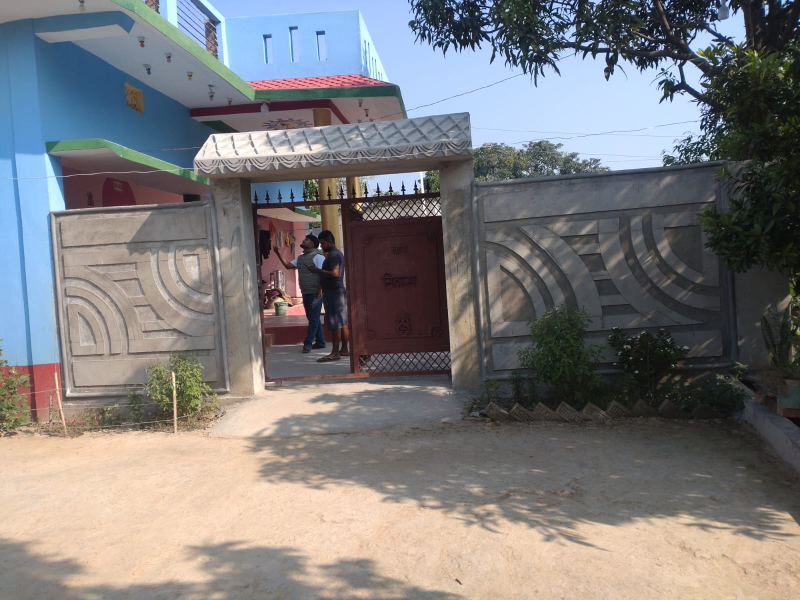
#> input picture media/wall-colours/wall-before.jpg, 1600 x 1200 px (shown at 1/2 size)
$ python wall_colours.py
#> lines starting #> are read from the running program, lines starting #| are printed output that depends on the picture; after the words box and inside, x2 and y2 are one past the last pixel; in counts of white or black regions, pixels touching at a corner belong together
#> in main, img is the input picture: shape (1200, 1600, 3); mean B, G, R 124.2, 123.3, 124.8
"""Colour schemes for the relief boundary wall and gate, painted into the photo.

The wall is bare cement with a relief of arcs and steps. Each scheme paints
it the way a painter would, by zone:

  field    the main relief panel, where the arcs are
  frame    the raised border round each panel, its top band and the plinth
  grooves  the cut lines of the relief, picked out in a contrasting colour
           so the whole motif reads from the road
  pillars  the two gate pillars and the end pillar
  canopy   the gate canopy: its diamond-tiled top and its scalloped valance

Each panel is flat, so it is rectified to a straight-on rectangle, where its
zones are rectangles and its grooves are found as thin dark lines (a
black-hat of the flattened brightness); both are warped back to the photo.

Paint is applied in linear light as paint colour x the cement's own shading
(its brightness over that of sunlit cement), so the relief, the sun and the
tree's dappled shadows stay exactly as they are. Plants, flowers, the fence
sticks and the gate are left untouched: only near-neutral cement is painted.

    pip install numpy opencv-python-headless pillow
    python3 media/wall-colours/wall_colours.py [fonts_dir]
"""

import sys
from pathlib import Path

import cv2
import numpy as np
from PIL import Image, ImageDraw, ImageFont

HERE = Path(__file__).resolve().parent
SOURCE = HERE / "wall-before.jpg"
FONTS = Path(sys.argv[1]) if len(sys.argv) > 1 else HERE / "fonts"

# Panels: corners in the photo, the size of their straight-on view, and their
# zones in that view (x0, y0, x1, y1).
PANELS = {
    "right": dict(quad=[(948, 364), (1452, 322), (1468, 742), (962, 768)], size=(1000, 800),
                  field=(36, 160, 964, 614), frame_in=34),
    "left": dict(quad=[(102, 424), (424, 404), (446, 786), (128, 796)], size=(640, 760),
                 field=(34, 150, 606, 592), frame_in=32),
}
PILLARS = [
    [(425, 350), (505, 350), (532, 792), (448, 794)],
    [(878, 322), (946, 320), (962, 772), (902, 776)],
    [(1446, 318), (1535, 318), (1540, 748), (1456, 748)],
]
CANOPY_TOP = [(390, 320), (418, 268), (935, 226), (947, 240), (946, 286), (400, 314)]
CANOPY_VALANCE = [(386, 314), (946, 284), (948, 330), (396, 354)]

SCHEMES = [
    dict(key="sky-white", name="Sky Blue & White", note="matches the house: calm and unified",
         field="#F2EFE6", frame="#5B9BD5", grooves="#3F7DBB", pillars="#F2EFE6", top="#C9473E",
         valance="#F2EFE6"),
    dict(key="cream-maroon", name="Cream & Maroon", note="warm and elegant, matches the gate",
         field="#EFDFBE", frame="#7B2E2A", grooves="#7B2E2A", pillars="#EFDFBE", top="#7B2E2A",
         valance="#EFDFBE"),
    dict(key="sand-terracotta", name="Sand & Terracotta", note="earthy, warm against the blue house",
         field="#E3CCA2", frame="#B5573C", grooves="#B5573C", pillars="#B5573C", top="#B5573C",
         valance="#E3CCA2"),
    dict(key="grey-green", name="Stone Grey & Leaf Green", note="modern, picks up the green trims",
         field="#D8D8D2", frame="#3F7D4E", grooves="#3F7D4E", pillars="#D8D8D2", top="#3F7D4E",
         valance="#D8D8D2"),
    dict(key="blue-gold", name="Royal Blue & Gold", note="rich and festive",
         field="#2F5E9C", frame="#F1E6CC", grooves="#C9A040", pillars="#F1E6CC", top="#B98A2E",
         valance="#F1E6CC"),
]


def lin(hexstr):
    """sRGB hex to linear BGR."""
    h = hexstr.lstrip("#")
    c = np.array([int(h[4:6], 16), int(h[2:4], 16), int(h[0:2], 16)], np.float32) / 255
    return np.where(c <= 0.04045, c / 12.92, ((c + 0.055) / 1.055) ** 2.4)


def to_lin(img):
    c = img.astype(np.float32) / 255
    return np.where(c <= 0.04045, c / 12.92, ((c + 0.055) / 1.055) ** 2.4)


def to_srgb(c):
    c = np.clip(c, 0, 1)
    return (np.where(c <= 0.0031308, c * 12.92, 1.055 * c ** (1 / 2.4) - 0.055) * 255 + 0.5).astype(np.uint8)


def poly(shape, pts):
    m = np.zeros(shape[:2], np.uint8)
    cv2.fillPoly(m, [np.array(pts, np.int32)], 1, cv2.LINE_AA)
    return m.astype(np.float32)


def soft_clip(x, knee=0.85):
    """Compress highlights instead of clipping them."""
    over = np.maximum(x - knee, 0)
    return np.minimum(x, knee) + (1 - knee) * (1 - np.exp(-over / (1 - knee)))


class Wall:
    def __init__(self, img):
        self.img = img
        h, w = img.shape[:2]
        lab = cv2.cvtColor(img, cv2.COLOR_BGR2LAB).astype(np.float32)
        L, A, B = lab[..., 0], lab[..., 1] - 128, lab[..., 2] - 128
        chroma = np.hypot(A, B)
        # Only cement takes paint: grey or the warmer fresh cement of the
        # pillars, but not leaves (green), the white flowers or anything
        # strongly coloured.
        cement = np.clip((30 - chroma) / 6, 0, 1) * np.clip((A + 4) / 3, 0, 1) * np.clip((A - B + 30) / 6, 0, 1) * np.clip((L - 20) / 10, 0, 1) \
            * np.clip((238 - L) / 8, 0, 1)
        self.cement = cv2.GaussianBlur(cement.astype(np.float32), (0, 0), 0.8)
        self.Y = cv2.cvtColor(to_lin(img), cv2.COLOR_BGR2GRAY)
        self.zones = {k: np.zeros((h, w), np.float32) for k in ("field", "frame", "grooves", "pillars", "top", "valance")}
        for p in PANELS.values():
            self.add_panel(p)
#> this loop made 2 passes
#> n in add_panel on passes 1 to 2: 1740, 708
#> pass 1, in add_panel, `bh = cv2.morphologyEx(flat, cv2.MORPH_BLACKHAT, cv2.getStructuringElem..`:
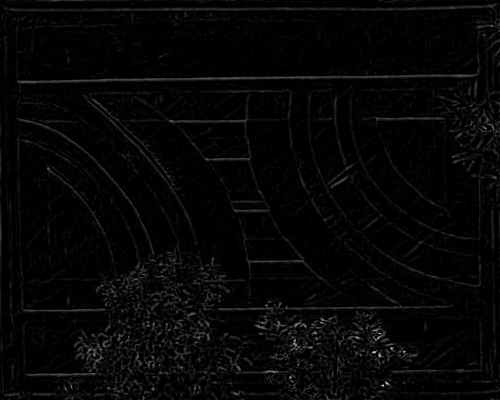
#> bh: shape (800, 1000) float32 (shown at 1/2 size); min 0, max 1.47, mean 0.0367; drawn with min black and max white
        for q in PILLARS:
            self.zones["pillars"] = np.maximum(self.zones["pillars"], poly(img.shape, q))
        self.zones["top"] = poly(img.shape, CANOPY_TOP)
#> call 4 of poly, with shape = (1200, 1600, 3)
#> in poly (call 4), `cv2.fillPoly(m, [np.array(pts, np.int32)], 1, cv2.LINE_AA)`:
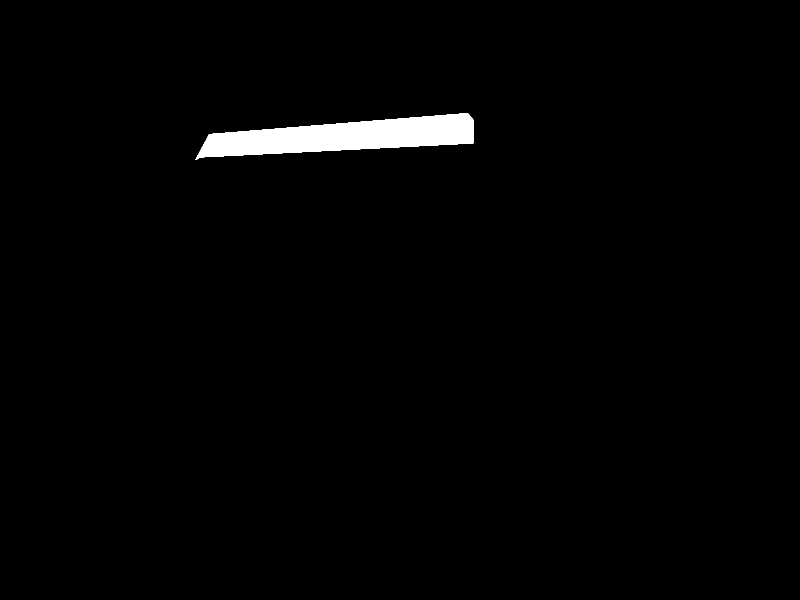
#> m: shape (1200, 1600) (shown at 1/2 size); values 0 (black) and 1 (white), 1.5% white; 1 white region, box (x1, y1, x2, y2) and area: (391, 226, 948, 320) 29038
        self.zones["valance"] = poly(img.shape, CANOPY_VALANCE)
        # Grooves on the canopy too: the diamond lines and the scallops.
        canopy = np.maximum(self.zones["top"], self.zones["valance"])
        g = cv2.cvtColor(img, cv2.COLOR_BGR2GRAY).astype(np.float32)
        bh = cv2.morphologyEx(g, cv2.MORPH_BLACKHAT, cv2.getStructuringElement(cv2.MORPH_ELLIPSE, (7, 7)))
#> bh: shape (1200, 1600) float32
        cg = np.clip((bh / (cv2.GaussianBlur(g, (0, 0), 10) + 1) - 0.07) / 0.06, 0, 1) * canopy
        self.zones["grooves"] = np.maximum(self.zones["grooves"], cv2.GaussianBlur(cg, (0, 0), 0.7))
        # Pillars sit in front of the panels' ends; the canopy over the pillars.
        for k in ("field", "frame", "grooves"):
            self.zones[k] *= 1 - self.zones["pillars"]
#> after the loop, self.zones = 6 items
        self.zones["pillars"] *= 1 - canopy
        self.paintable = np.clip(sum(self.zones[k] for k in ("field", "frame", "pillars", "top", "valance")), 0, 1)
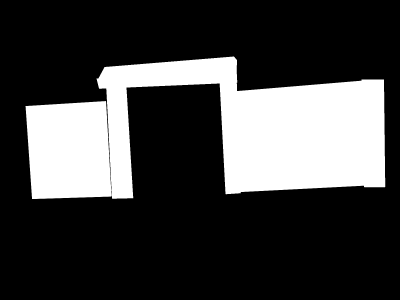
#> self.paintable: shape (1200, 1600) float32 (shown at 1/4 size); min 0, max 1, mean 0.25
        # Shading: brightness over that of sunlit cement, per element, with
        # the cement's own blotches calmed a little (paint is more even).
        ref = np.percentile(self.Y[(self.paintable > 0.5) & (self.cement > 0.5)], 88)
#> ref = 0.384
        broad = cv2.GaussianBlur(self.Y, (0, 0), 6)
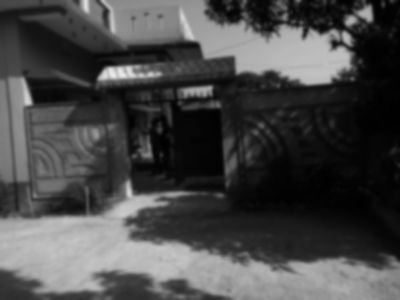
#> broad: shape (1200, 1600) float32 (shown at 1/4 size); min 0.00394, max 0.915, mean 0.283
        fine = self.Y / (broad + 1e-4)
        self.shade = (broad / ref) * fine ** 0.85

    def add_panel(self, p):
        h, w = self.img.shape[:2]
        pw, ph = p["size"]
        dst = np.float32([(0, 0), (pw, 0), (pw, ph), (0, ph)])
        Hm = cv2.getPerspectiveTransform(np.float32(p["quad"]), dst)
        Hinv = np.linalg.inv(Hm)
        field = np.zeros((ph, pw), np.float32)
        x0, y0, x1, y1 = p["field"]
        field[y0:y1, x0:x1] = 1
        whole = np.ones((ph, pw), np.float32)
        frame = whole - field
        # Grooves: thin dark lines in the flattened panel.
        rect = cv2.warpPerspective(self.img, Hm, (pw, ph), flags=cv2.INTER_LINEAR)
        g = cv2.cvtColor(rect, cv2.COLOR_BGR2GRAY).astype(np.float32)
        flat = g / (cv2.GaussianBlur(g, (0, 0), 12) + 1)
        bh = cv2.morphologyEx(flat, cv2.MORPH_BLACKHAT, cv2.getStructuringElement(cv2.MORPH_ELLIPSE, (9, 9)))
        grooves = np.clip((bh - 0.07) / 0.06, 0, 1)
        n, lab, st, _ = cv2.connectedComponentsWithStats((grooves > 0.3).astype(np.uint8), 8)
        keep = np.isin(lab, [i for i in range(1, n) if max(st[i, 2], st[i, 3]) > 40])   # lines, not specks
        grooves = cv2.GaussianBlur(grooves * keep, (0, 0), 0.8)
        for name, m in (("field", field), ("frame", frame), ("grooves", grooves)):
            back = cv2.warpPerspective(m, Hinv, (w, h), flags=cv2.INTER_LINEAR)
            self.zones[name] = np.maximum(self.zones[name], back)

    def paint(self, scheme):
        base = to_lin(self.img)
        out = base.copy()
        for zone in ("field", "frame", "pillars", "top", "valance", "grooves"):
            a = (self.zones[zone] * self.cement)[..., None]
            if zone == "grooves":
                a = a * 0.85
            col = lin(scheme[zone]) * self.shade[..., None] * 0.94
            out = out * (1 - a) + soft_clip(col) * a
        return to_srgb(out)


def font(name, size, fallback="DejaVuSans.ttf"):
    try:
        f = ImageFont.truetype(str(FONTS / name), size, layout_engine=ImageFont.Layout.RAQM)
        try:
            f.set_variation_by_axes([600])
        except OSError:
            pass
        return f
    except OSError:
        return ImageFont.truetype(f"/usr/share/fonts/truetype/dejavu/{fallback}", size)


def label(img, title, sub, swatches):
    """The image with its scheme's name and paint swatches along the bottom."""
#> called with title = 'As it is', sub = 'bare cement'
    h, w = img.shape[:2]
    bar = 150
    canvas = Image.new("RGB", (w, h + bar), (246, 241, 232))
    canvas.paste(Image.fromarray(cv2.cvtColor(img, cv2.COLOR_BGR2RGB)), (0, 0))
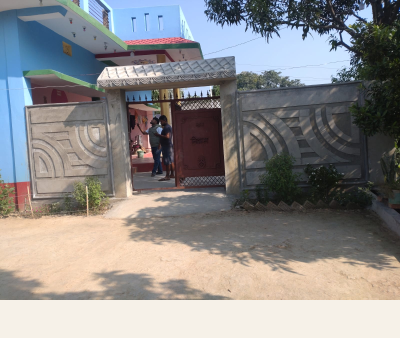
#> canvas: PIL image 1600x1350 RGB (shown at 1/4 size); mean R, G, B 138.3, 136.4, 136.1
    d = ImageDraw.Draw(canvas)
    d.text((40, h + 22), title, font=font("CormorantGaramond[wght].ttf", 58, "DejaVuSerif.ttf"), fill=(50, 40, 40))
    d.text((42, h + 96), sub, font=font("Montserrat[wght].ttf", 28), fill=(110, 100, 100))
    x = w - 40
    for name, hexstr in reversed(swatches):
        sw = 92
        x -= sw
        rgb = tuple(int(hexstr.lstrip("#")[i:i + 2], 16) for i in (0, 2, 4))
        d.rounded_rectangle((x, h + 22, x + sw, h + 22 + 70), 10, fill=rgb, outline=(200, 190, 180))
        f = font("Montserrat[wght].ttf", 20)
        d.text((x + sw / 2 - d.textlength(name, font=f) / 2, h + 100), name, font=f, fill=(110, 100, 100))
        x -= 18
#> after the loop, x = 1560
    return cv2.cvtColor(np.array(canvas), cv2.COLOR_RGB2BGR)
#> returned value: shape (1350, 1600, 3)


def main():
    img = cv2.imread(str(SOURCE))
    wall = Wall(img)
    tiles = [label(img, "As it is", "bare cement", [])]
    for s in SCHEMES:
        out = wall.paint(s)
        sw = [("Panel", s["field"]), ("Frame", s["frame"]), ("Lines", s["grooves"]), ("Pillars", s["pillars"]),
              ("Canopy", s["top"])]
        lab = label(out, s["name"], s["note"], sw)
        cv2.imwrite(str(HERE / f"wall-{s['key']}.jpg"), lab, [cv2.IMWRITE_JPEG_QUALITY, 92])
        tiles.append(lab)
        print(f"wrote wall-{s['key']}.jpg")
#> this loop made 5 passes
#| wrote wall-sky-white.jpg
#| wrote wall-cream-maroon.jpg
#| wrote wall-sand-terracotta.jpg
#| wrote wall-grey-green.jpg
#| wrote wall-blue-gold.jpg
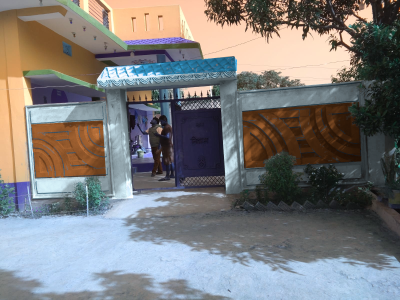
#> out: shape (1200, 1600, 3) (shown at 1/4 size); mean R, G, B 124.5, 123.1, 122.9
#> after the loop, tiles = 6 items
    # All six on one board, two across.
    small = [cv2.resize(t, (t.shape[1] // 2, t.shape[0] // 2), interpolation=cv2.INTER_AREA) for t in tiles]
#> small = 6 items
    gap = 16
    rows = []
    for i in range(0, len(small), 2):
        row = [small[i], np.full((small[i].shape[0], gap, 3), 255, np.uint8), small[i + 1]]
        rows.append(np.hstack(row))
        rows.append(np.full((gap, rows[-1].shape[1], 3), 255, np.uint8))
#> this loop made 3 passes
#> i on pass 3: 4
#> after the loop, rows = 6 items
    cv2.imwrite(str(HERE / "wall-colour-options.jpg"), np.vstack(rows[:-1]), [cv2.IMWRITE_JPEG_QUALITY, 90])
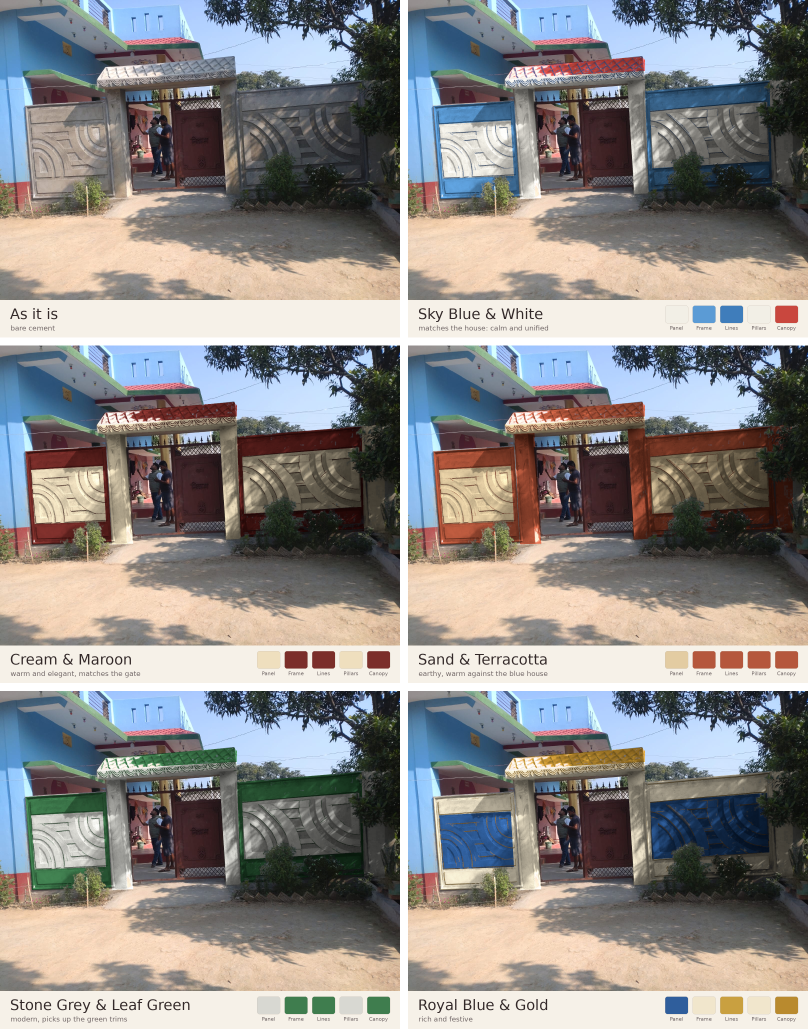
#> saved as wall-colour-options.jpg: shape (2057, 1616, 3) (shown at 1/2 size); mean B, G, R 136.3, 137.7, 140.4
    print("wrote wall-colour-options.jpg")


if __name__ == "__main__":
    main()

$ run again, with media/wall-colours/fancy-sky-gold-deluxe-options.jpg copied over media/wall-colours/wall-before.jpg
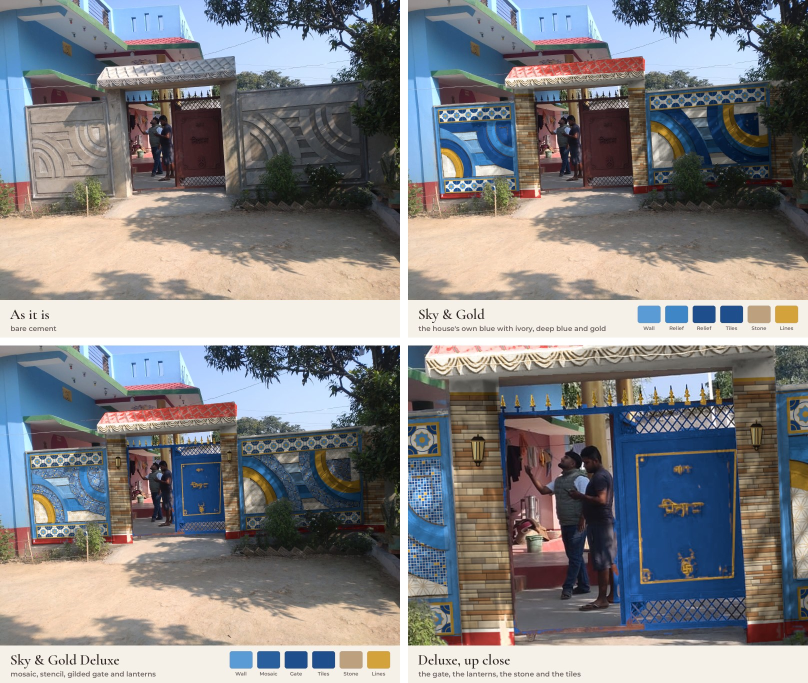
#> input picture media/wall-colours/fancy-sky-gold-deluxe-options.jpg, 1616 x 1366 px (shown at 1/2 size)
#> in main, img is the input picture: shape (1366, 1616, 3); mean B, G, R 132, 130.3, 130.7
#> the loop in __init__, `for p in PANELS.values():` made 2 passes
#> n in add_panel on passes 1 to 2: 1391, 430
#> m: shape (1366, 1616); values 0 (black) and 1 (white), 1.3% white; 1 white region, box (x1, y1, x2, y2) and area: (391, 226, 948, 320) 29038
#> m: shape (1366, 1616); values 0 (black) and 1 (white), 1.1% white; 1 white region, box (x1, y1, x2, y2) and area: (386, 284, 949, 355) 24603
#> after the loop in __init__, `for k in ("field", "frame", "grooves"):`: self.zones = 6 items
#> ref = 0.716
#> after the loop in label, `for name, hexstr in reversed(swatches):`: x = 1576
#> the loop in main, `for s in SCHEMES:` made 5 passes
#| wrote wall-sky-white.jpg
#| wrote wall-cream-maroon.jpg
#| wrote wall-sand-terracotta.jpg
#| wrote wall-grey-green.jpg
#| wrote wall-blue-gold.jpg
#> after the loop in main, `for s in SCHEMES:`:
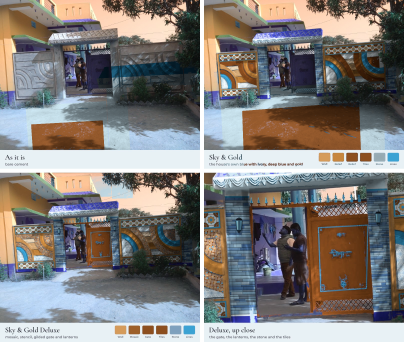
#> out: shape (1366, 1616, 3) (shown at 1/4 size); mean R, G, B 129.2, 125.3, 122.9
#> after the loop in main, `for s in SCHEMES:`: tiles = 6 items
#> the loop in main, `for i in range(0, len(small), 2):` made 3 passes
#> i on pass 3: 4
#> in main, `cv2.imwrite(str(HERE / "wall-colour-options.jpg"), np.vstack(rows[:-1]..`:
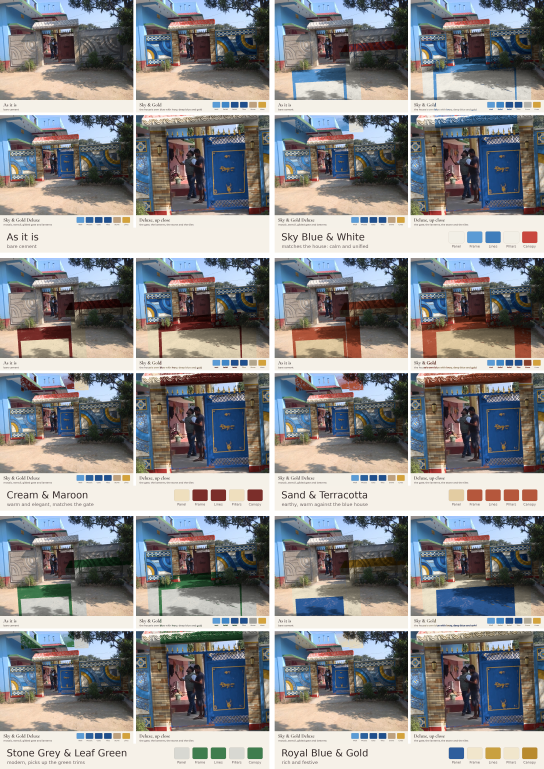
#> saved as wall-colour-options.jpg: shape (2306, 1632, 3) (shown at 1/3 size); mean B, G, R 139.9, 139, 139.5
